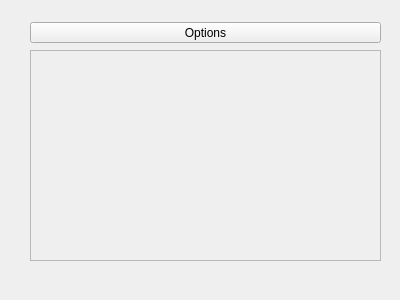
<?xml version="1.0" encoding="UTF-8"?>
<ui version="4.0">
 <class>Widget</class>
 <widget class="QWidget" name="Widget">
  <property name="geometry">
   <rect>
    <x>0</x>
    <y>0</y>
    <width>400</width>
    <height>300</height>
   </rect>
  </property>
  <property name="windowTitle">
   <string>Form</string>
  </property>
  <widget class="QPushButton" name="pushButton_options">
   <property name="geometry">
    <rect>
     <x>30</x>
     <y>22</y>
     <width>351</width>
     <height>21</height>
    </rect>
   </property>
   <property name="text">
    <string>Options</string>
   </property>
  </widget>
  <widget class="QScrollArea" name="scrollArea">
   <property name="geometry">
    <rect>
     <x>30</x>
     <y>50</y>
     <width>351</width>
     <height>211</height>
    </rect>
   </property>
   <property name="widgetResizable">
    <bool>true</bool>
   </property>
   <widget class="QWidget" name="scrollAreaWidgetContents">
    <property name="geometry">
     <rect>
      <x>0</x>
      <y>0</y>
      <width>349</width>
      <height>209</height>
     </rect>
    </property>
   </widget>
  </widget>
 </widget>
 <resources/>
 <connections/>
</ui>
